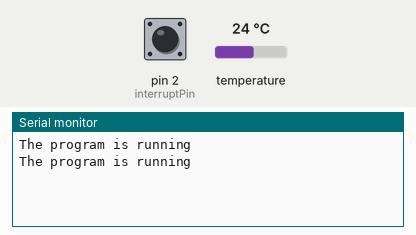
A sketch run on a simulated Arduino Uno, built with avr-gcc and run on an emulated ATmega328P. Parts: the last lines printed to the serial monitor. Inputs (shaded band) come from the test bench; at power-on: pin 2 (interruptPin) HIGH, temperature 24 °C. The local clock reads 2024-03-15 10:24:30 at power-on unless the sketch sets it.

Above: at 1.2 s.
1.3 s: pin 2 (interruptPin) pulled LOW for 0.15 s
At 2.8 s:
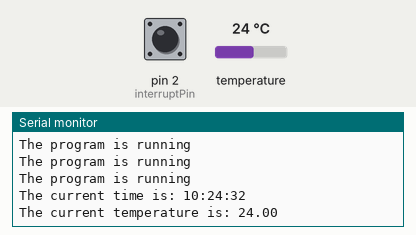
3.5 s: pin 2 (interruptPin) pulled LOW for 1 s
At 4.9 s:
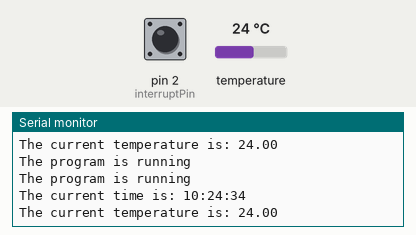

The sketch:

Data_request.ino
```cpp
/*

    AUTOMATIC LIGHTING SYSTEM
      using an arduino uno


This code was written by Wessel M.
Last updated on 7-1-2019.

Feel free to use this code in you projects.
If you use this code in a tutorial, a reference to my github would be appreciated.
For information about this code visit my github.
 https://github.com/WesselM


Parts used:
 - Arduino Uno (REV 3)
 - Real Time Clock (Adafruit DS3231)
 - 10 K ohm resistor
 - Push button
 - Jumper wires (male-male)


Functions of the components.
  The Real Time Clock breakout board is a low-cost, extremely accurate I2C real-time clock (RTC).
    The device incorporates a battery input, and maintains accurate timekeeping when main power to the device is interrupted.
  The push button is a mechanism to sent inputs to the arduino. It can be pressed to let current pass trough.
    In thie project, it's job is to activate the data request function
  The 10 K ohm resistor has a constant resistance of 10 kilo ohm.

Connections:
  Arduino:        RTC DS3231:
  5V              VCC                             (positive power)
  GND             GND                             (negative power)
  SDA             SDA                             (I2C serial data transfer)
  SCL             SCL                             (I2C serial clock signal transfer)

  Arduino:        Extra:          Push button:
  digital 2       --              left terminal   (positive power & data transfer)
  GND             10K resistor    right terminal  (negative power)

*/

//============================================================================================================================================//


// include the DS3231 libary from Rinky Dink Electronics (http://www.rinkydinkelectronics.com/library.php?id=73)
#include <DS3231.h>

// start an instance of the DS3231 class using the hardware I2C interface
DS3231  rtc(SDA, SCL);

// I/O pin definitions
const int interruptPin = 2;

// constant values
const int data_request_on = 1;
const int data_request_off = 0;

// global variables
volatile byte data_request = 0;


//============================================================================================================================================//


void setup() {
  // initialize serial communicatoin
  Serial.begin(9600);

  // initialize communiciation with the rtc breakout
  rtc.begin();

  // set the I/O pins as in- or output
  pinMode(interruptPin, INPUT_PULLUP);

  // the external interrupt pin, triggers when a change in signal is detected
  // the interrupt function (in this case data_request_switch) will act above all current running programms
  // in this case if a change current flow on pin 2 occurs, the function data_request_switch is activated
  attachInterrupt(digitalPinToInterrupt(interruptPin), data_request_switch, CHANGE);
}


//============================================================================================================================================//


void loop() {
  Serial.println("The program is running");
  // run your main programm here

  // if the data_request value is HIGH, than do the following:
  if (data_request == data_request_on) {
    data_gathering();                               // call the function data_gathering
    data_request = data_request_off;                // set the data_request value to LOW
  }

  delay(1000);                                      // delay in between readouts
}

// this function is activated when the interrupt pin detects a current change, the function changes the data_request to HIGH
void data_request_switch() {
  data_request = data_request_on;                   // set the data_request value to HIGH
}

// this function is activated when the data_request is on, gathers the data from sensors and prints out the data
void data_gathering() {
  Serial.print("The current time is: ");
  Serial.println(rtc.getTimeStr());                 // print out the current time
  Serial.print("The current temperature is: ");
  Serial.println(rtc.getTemp());                    // print out the current temperature
  // add more data request functions here
}
```

Measured:
- after the input at 1.3 s, the serial monitor: prints a new line after 0.73 s (image 1)
- after the input at 3.5 s, the serial monitor: prints a new line after 0.55 s (image 2)
